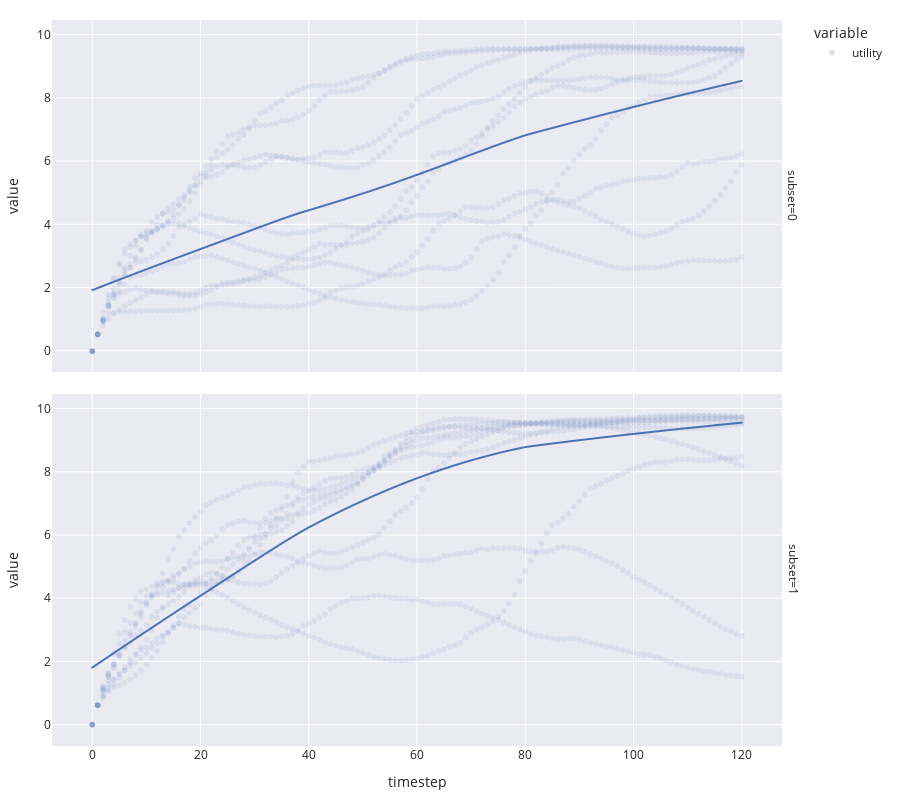

Notebook source saved alongside this figure:
### Code cell
fig = px.scatter(
    simulation_result,
    x='timestep',
    y=['utility'],
    facet_row='subset',
    opacity=0.1,
    trendline='lowess',
    height=800,
    template='seaborn'
)

fig.update_layout(
    margin=dict(l=20, r=20, t=20, b=20),
)

fig.show()

### Figure 1 — Plotly figure (JSON) as saved in the notebook; plotly's stock layout.template omitted (floating-point values rounded to 4 significant figures; data arrays with more than 128 entries replaced by an {"elided": "..."} marker saying what was removed)
{"data": [{"hovertemplate": "variable=utility<br>subset=0<br>timestep=%{x}<br>value=%{y}<extra></extra>", "legendgroup": "utility", "marker": {"color": "rgb(76,114,176)", "opacity": 0.1, "symbol": "circle"}, "mode": "markers", "name": "utility", "showlegend": true, "type": "scattergl", "x": {"elided": "1210 int values"}, "xaxis": "x2", "y": {"elided": "1210 float values"}, "yaxis": "y2"}, {"hovertemplate": "<b>LOWESS trendline</b><br><br>variable=utility<br>subset=0<br>timestep=%{x}<br>value=%{y} <b>(trend)</b><extra></extra>", "legendgroup": "utility", "marker": {"color": "rgb(76,114,176)", "symbol": "circle"}, "mode": "lines", "name": "utility", "showlegend": false, "type": "scattergl", "x": {"elided": "1210 int values"}, "xaxis": "x2", "y": {"elided": "1210 float values"}, "yaxis": "y2"}, {"hovertemplate": "variable=utility<br>subset=1<br>timestep=%{x}<br>value=%{y}<extra></extra>", "legendgroup": "utility", "marker": {"color": "rgb(76,114,176)", "opacity": 0.1, "symbol": "circle"}, "mode": "markers", "name": "utility", "showlegend": false, "type": "scattergl", "x": {"elided": "1210 int values"}, "xaxis": "x", "y": {"elided": "1210 float values"}, "yaxis": "y"}, {"hovertemplate": "<b>LOWESS trendline</b><br><br>variable=utility<br>subset=1<br>timestep=%{x}<br>value=%{y} <b>(trend)</b><extra></extra>", "legendgroup": "utility", "marker": {"color": "rgb(76,114,176)", "symbol": "circle"}, "mode": "lines", "name": "utility", "showlegend": false, "type": "scattergl", "x": {"elided": "1210 int values"}, "xaxis": "x", "y": {"elided": "1210 float values"}, "yaxis": "y"}], "layout": {"annotations": [{"font": {}, "showarrow": false, "text": "subset=1", "textangle": 90, "x": 0.98, "xanchor": "left", "xref": "paper", "y": 0.2425, "yanchor": "middle", "yref": "paper"}, {"font": {}, "showarrow": false, "text": "subset=0", "textangle": 90, "x": 0.98, "xanchor": "left", "xref": "paper", "y": 0.7575, "yanchor": "middle", "yref": "paper"}], "height": 800, "legend": {"title": {"text": "variable"}, "tracegroupgap": 0}, "margin": {"b": 20, "l": 20, "r": 20, "t": 20}, "xaxis": {"anchor": "y", "domain": [0, 0.98], "title": {"text": "timestep"}}, "xaxis2": {"anchor": "y2", "domain": [0, 0.98], "matches": "x", "showticklabels": false}, "yaxis": {"anchor": "x", "domain": [0, 0.485], "title": {"text": "value"}}, "yaxis2": {"anchor": "x2", "domain": [0.515, 1], "matches": "y", "title": {"text": "value"}}}}
